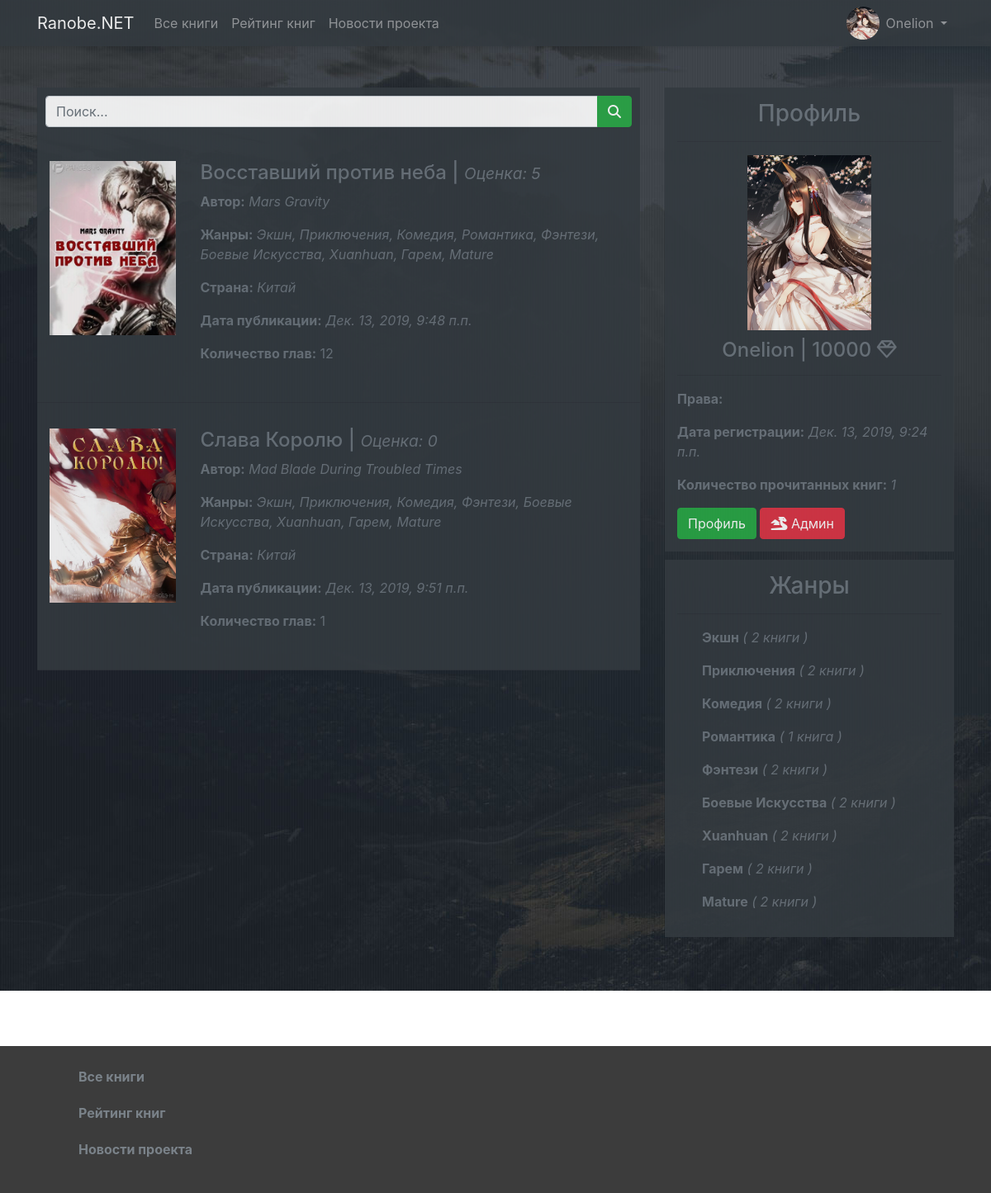
Screenshot of /catalog/books/ (signed in) with the database file from the repository.
### ranobe/apps/accounts/models.py (models this page shows, shortened)
class UserProfile(models.Model):
	user = models.OneToOneField(User, on_delete = models.CASCADE)
	avatar = models.ImageField(upload_to = 'images/users', verbose_name = 'Изображение', default = 'images/users/noavatar.png')
	balacne = models.IntegerField('Баланс', validators = [MinValueValidator(0)], default = 0)
	THEME_VARIANTS = (
		('l', 'Светлый'),
		('d', 'Темный'),
	)
	theme = models.CharField('Тема', max_length = 1, choices = THEME_VARIANTS, default = 'l', help_text = 'Тема страницы, для пользователья.')
	readed_books = models.ManyToManyField(Book, verbose_name = 'Книги, отмеченные как - "Прочитано"', blank = True)
	class Meta:
		verbose_name = 'Профиль'
		verbose_name_plural = 'Профили'

### ranobe/apps/catalog/models.py (models this page shows, shortened)
class Book(models.Model):
	title = models.CharField('Название', max_length = 100)
	author = models.ForeignKey(Author, verbose_name = 'Автор', on_delete = models.CASCADE, null = True)
	summary = models.TextField('Описание', max_length = 500, help_text = 'Краткое описание данной книги.')
	genre = models.ManyToManyField(Genre, help_text = 'Жанры данной книги.')
	country = models.ForeignKey(Country, on_delete = models.SET_NULL, null = True)
	pub_date = models.DateTimeField('Дата публикации', auto_now_add = True)
	publisher = models.ForeignKey(User, on_delete = models.CASCADE)
	book_rating = models.IntegerField('Средняя оценка данной книги', default = 0)
	image = models.ImageField('Изображение книги', upload_to = 'images/books', null = True, blank = True)
	last_pub_date = models.DateTimeField('Дата публикации последней главы', null = True, blank = True)
	class Meta:
		verbose_name = 'Книга'
		verbose_name_plural = 'Книги'
	def get_absolute_url(self):
		return reverse('book-detail', args = [str(self.id)])

class Author(models.Model):
	nickname = models.CharField('Никнейм', max_length = 100)
	class Meta:
		verbose_name = 'Автор'
		verbose_name_plural = 'Авторы'
	class Meta:
		verbose_name = 'Автор'

class Genre(models.Model):
	name = models.CharField('Название', max_length = 100, help_text = 'Введите название жанра.')
	class Meta:
		verbose_name = 'Жанр'
		verbose_name_plural = 'Жанры'

class Country(models.Model):
	name = models.CharField('Страна', max_length = 100, help_text = 'Введите название страны.')
	class Meta:
		verbose_name = 'Страна'
		verbose_name_plural = 'Страны'
	def __str__ (self):
		return self.name

### ranobe/apps/catalog/views.py (the view)
def Book_list(request):
	book_list = Book.objects.all()
	genres = Genre.objects.all()
	tmp = 'light_template.html'
	page = request.GET.get('page', 1)
	paginator = Paginator(book_list, 10)
	try:
		books = paginator.page(page)
	except PageNotAnInteger:
		books = paginator.page(1)
	except EmptyPage:
		books = paginator.page(paginator.num_pages)
	readed_book_count = 0
	if request.user.is_authenticated:
		readed_book_count = UserProfile.objects.get(user_id = request.user.id).readed_books.count()
		profile_theme = UserProfile.objects.get(user_id = request.user.id).theme
		if profile_theme == 'd':
			tmp = 'dark_template.html'
		else:
			tmp = 'light_template.html'
	return render(
		request,
		'catalog/book_list.html',
		context = {
				'tmp' 					: tmp,
				'book_list' 			: book_list,
				'books' 				: books,
				'readed_book_count' 	: readed_book_count,
				'genres' 				: genres,
		}
	)

### ranobe/templates/catalog/book_list.html (shortened to what this page needs)
{% extends tmp %}
{% block content %}
	<div class="main-block">
		<div class="update-header">
			<div class="input-group mb-3">
				<input type="text" class="form-control" placeholder="Поиск...">
				<div class="input-group-append">
					<button class="btn btn-success" type="submit"><i class="fas fa-search"></i></button>
				</div>
			</div>
		</div>
		{% for book in books %}
		<div class="book-block">
			<div class="row">
				<div class="col-md-3">
					<a href="{{ book.get_absolute_url }}"><img src="{{ book.image.url }}" alt="book image" width="200px" class="align-self-center mr-3 img-fluid"></a>
				</div>
				<div class="col-md-9">
					<a href="{{ book.get_absolute_url }}" class="text-secondary"><h4 class="text-secondary">{{ book.title }} | <small><i>Оценка: {{ book.book_rating }}</i></small></h4></a>
					<p class="text-secondary"><b>Автор:</b> <i>{{ book.author.nickname }}</i></p>
					<p class="text-secondary"><b>Жанры:</b> <i>
						{% for genre in book.genre.all %}
							<a href="#" class="text-secondary">{{ genre.name }}{% if not forloop.last %}, {% endif %}</a>
						{% endfor %}
					</i></p>
					<p class="text-secondary"><b>Страна:</b> <i>{{ book.country }}</i></p>
					<p class="text-secondary"><b>Дата публикации:</b> <i>{{ book.pub_date }}</i></p>
					<p class="text-secondary"><b>Количество глав:</b> {{book.chapter_set.count}}</p>
				</div>
			</div>
		</div>
		<hr>
		{% endfor %}
	</div>
{% endblock %}
{% block sidebar %}
	{% if user.is_authenticated %}
		<aside>
			<h3 class="text-secondary">Профиль</h3>
			<hr>
			<center>
				<img src="{{ user.userprofile.avatar.url }}" alt="User avatar" width="150px;" style="margin-bottom: 10px;">
				<h4 class="text-secondary">{{ user.username }} | {{ user.userprofile.balacne }} <i class="far fa-gem"></i></h4>
			</center>
			<hr>
			{% if user.is_staff %}
				<p class="text-secondary"><b>Права:</b> {{ user.groups.all.0  }}</p>
			{% endif %}
			<p class="text-secondary"><b>Дата регистрации:</b> <i>{{ user.date_joined }}</i></p>
			<p class="text-secondary"><b>Количество прочитанных книг:</b> <i>{{ readed_book_count }}</i></p>
			<button class="btn btn-success">Профиль</button>
			{% if user.is_superuser or user.is_staff %}
				<a href="/admin"><button class="btn btn-danger"><i class="fas fa-dragon"></i> Админ</button></a>
			{% endif %}
		</aside>
	{% endif %}
	<aside>
		<h3 class="text-secondary">Жанры</h3>
		<hr>
		{% for genre in genres %}
			<p style="text-align: left; font-size: 16px; padding-left: 30px"><a href="#" class="text-secondary"><b>{{ genre.name }}</b> <i>( {{ genre.book_set.all.count }} {% if genre.book_set.all.count == 1 %} книга {% elif genre.book_set.all.count == 2 %} книги {% else %} книг {% endif %})</i></a></p>
		{% endfor %}
	</aside>
{% endblock %}

### ranobe/templates/dark_template.html (shortened to what this page needs)
<!DOCTYPE html>
<html lang="ru">
<head>
	<link rel="stylesheet" href="https://maxcdn.bootstrapcdn.com/bootstrap/4.3.1/css/bootstrap.min.css">
	{% load static %}
	<link rel="stylesheet" href="{% static 'css/dark_style.css' %}">
</head>
<body>
	{% block header_navigation %}
		<nav class="navbar navbar-expand-md bg-dark navbar-dark shadow-sm">
			<div class="container">
				<a class="navbar-brand" href="{% url 'main-page' %}">Ranobe.NET</a>
				<div class="collapse navbar-collapse" id="collapsivleNavbar">
					<ul class="navbar-nav mr-auto">
						<li class="nav-item">
							<a href="{% url 'books' %}" class="nav-link">Все книги</a>
						</li>
						<li class="nav-item">
							<a href="#" class="nav-link">Рейтинг книг</a>
						</li>
						<li class="nav-item">
							<a href="#" class="nav-link">Новости проекта</a>
						</li>
					</ul>
					<ul class="navbar-nav">
						{% if user.is_authenticated %}
							<li class="navbar-item">
								{% load static %}
								<img src='{{ user.userprofile.avatar.url}}' alt="user-avatar" width="40px" height="40px" style="border-radius: 50%">
							</li>
							<li class="nav-item dropdown">
								<a class="nav-link dropdown-toggle" href="#" id="navbardrop" data-toggle="dropdown">
									{{ user.get_username }}
								</a>
							</li>
						{% endif %}
					</ul>
				</div>
			</div>
		</nav>
	{% endblock %}
	{% block main_content %}
		<div class="container">
			<div class="main-content">
				<div class="row">
					<div class="col-md-8">
						<div class="content">
							{% block content %}content{% endblock %}
						</div>
					</div>
					<div class="col-md-4">
						{% block sidebar %}{% endblock %}
					</div>
				</div>
			</div>
		</div>
	{% endblock %}
	{% block footer %}
		<footer>
			<div class="container">
				<ul class="footer-nav">
					<li>
						<a href="{% url 'books' %}" class="text-secondary">Все книги</a>
					</li>
					<li>
						<a href="#" class="text-secondary">Рейтинг книг</a>
					</li>
					<li>
						<a href="#" class="text-secondary">Новости проекта</a>
					</li>
				</ul>
			</div>
		</footer>
	{% endblock %}
</body>
</html>

### ranobe/static/css/dark_style.css (style rules this page uses)
html { position: relative; min-height: 100%; }
body { background-image: url(/media/images/background/bg.jpg); background-repeat: no-repeat; background-attachment: fixed; opacity: 0.9; }
.main-content { padding-top: 50px; min-height: 100%; padding-bottom: 300px; }
.main-block { background: #343a40; }
.update-header { padding: 10px; background: #343a40; }
.book-block { background: #343a40; padding: 15px; margin-bottom: 15px; }
aside { background: #343a40; margin-bottom: 10px; padding: 15px; }
aside h3 { text-align: center; margin-bottom: 10px; }
footer { width: 100%; background: #272727; margin-top: 50px; padding: 15px; position: absolute; bottom: 0; }
.footer-nav { list-style-type: none; }
.footer-nav li { padding: 10px; font-weight: bold; }

### rows the page displays
Book: image (picture), title "Восставший против неба", book_rating "5", author.nickname "Mars Gravity", country "Китай", pub_date "Дек. 13, 2019, 9:48 п.п.", chapter_set.count "12"
Genre: name "Экшн", book_set.all.count "2", shows "книги"
Genre: name "Приключения", book_set.all.count "2", shows "книги"
Genre: name "Комедия", book_set.all.count "2", shows "книги"
Genre: name "Романтика", book_set.all.count "1", shows "книга"
Genre: name "Фэнтези", book_set.all.count "2", shows "книги"
Genre: name "Боевые Искусства", book_set.all.count "2", shows "книги"
Genre: name "Xuanhuan", book_set.all.count "2", shows "книги"
Genre: name "Гарем", book_set.all.count "2", shows "книги"
Genre: name "Mature", book_set.all.count "2", shows "книги"
Book: image (picture), title "Слава Королю", book_rating "0", author.nickname "Mad Blade During Troubled Times", country "Китай", pub_date "Дек. 13, 2019, 9:51 п.п.", chapter_set.count "1"

### other values shown
{{ user.get_username }} "Onelion"
{{ user.username }} "Onelion"
{{ user.userprofile.balacne }} "10000"
{{ user.date_joined }} "Дек. 13, 2019, 9:24 п.п."
{{ readed_book_count }} "1"
